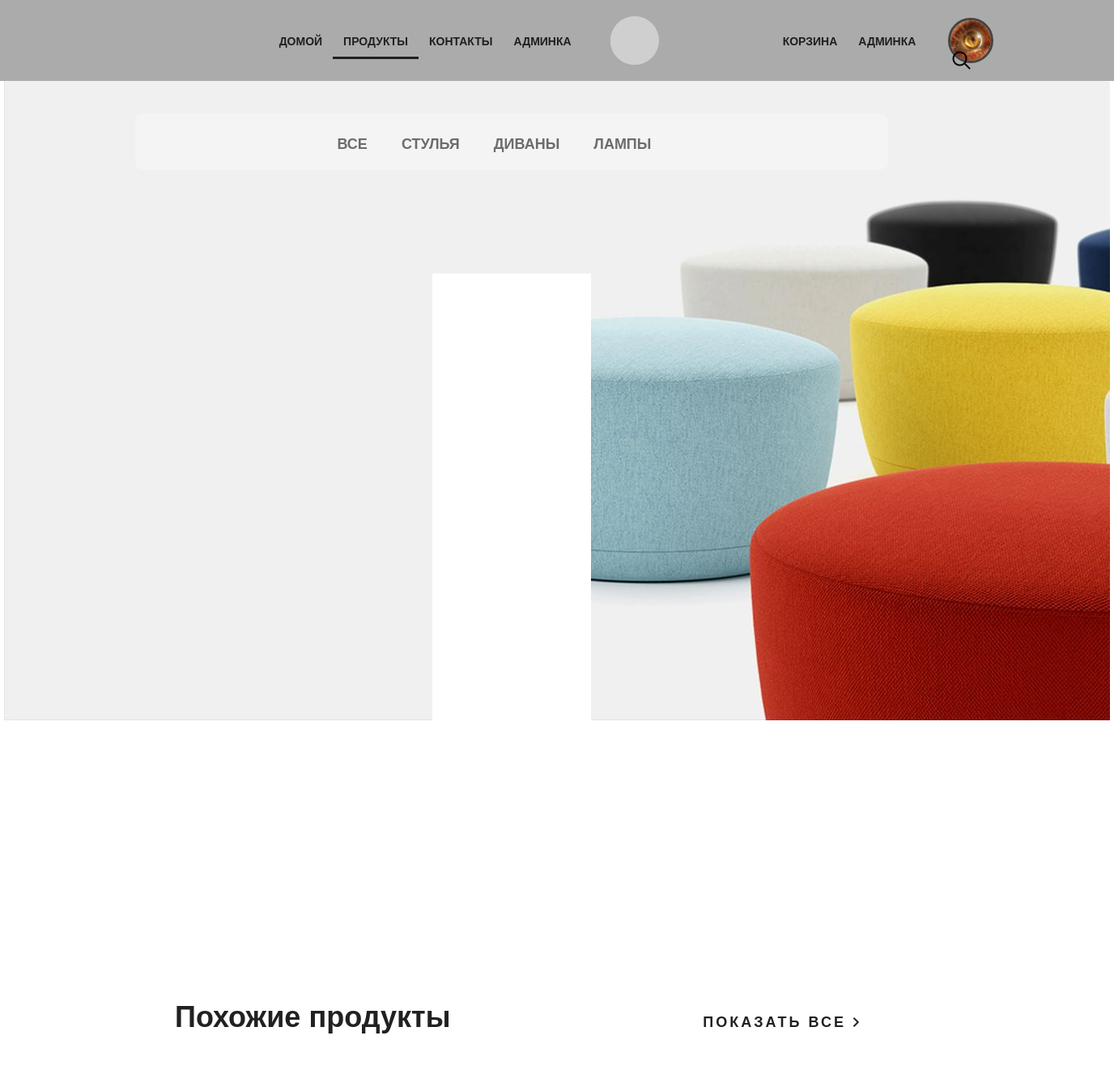
The page /products/ (signed in) on the database its author committed.
### authapp/models.py (models this page shows, shortened)
class User(AbstractUser):
    image = models.ImageField(upload_to='users_image', blank=True)
    age = models.PositiveIntegerField(verbose_name='возраст', default=18)
    activation_key = models.CharField(max_length=128, blank=True)
    activation_key_expires = models.DateTimeField(default=(now() + timedelta(hours=48)))

### mainapp/models.py (models this page shows, shortened)
class ProductCategory(models.Model):
    name = models.CharField(verbose_name='имя', max_length=64, unique=True)
    description = models.TextField(verbose_name='описание', blank=True)
    is_active = models.BooleanField(db_index=True, verbose_name='активна', default=True)

### mainapp/views.py (the view, shortened to what this page needs)
# urls.py: re_path(r'^products/', include('mainapp.urls', namespace='products')),
@never_cache
@cache_page(3600)
def products(request, pk=None, page=1):
    title = 'продукты'
    links_menu = get_links_menu()
    basket = get_basket(request.user)
    hot_product = get_hot_product()
    same_products = get_same_products(hot_product)
    product = Product.objects.filter(category__pk=pk).order_by('price').select_related()
    content = {
        'title': title,
        'links_menu': links_menu,
        'hot_product': hot_product,
        'same_products': same_products,
        'product': product,
    }
    return render(request, 'mainapp/products.html', content)

### mainapp/context_processors.py (called while the page is built)
def basket(request):
    basket = []
    if request.user.is_authenticated:
        basket = Basket.objects.filter(user=request.user)
    return {
        'basket': basket,
    }

### mainapp/views.py (called while the page is built)
def get_links_menu():
    if settings.LOW_CACHE:
        key = 'links_menu'
        links_menu = cache.get(key)
        if links_menu is None:
            links_menu = ProductCategory.objects.all()
            cache.set(key, links_menu)
        return links_menu
    else:
        return ProductCategory.objects.filter(is_active=True)

def get_products():
    if settings.LOW_CACHE:
        key = 'products'
        products = cache.get(key)
        if products is None:
            products = Product.objects.filter(is_active=True).select_related('category')
            cache.set(key, products)
        return products
    else:
        return Product.objects.filter(is_active=True).select_related('category')

def get_basket(user):
    if user.is_authenticated:
        return Basket.objects.filter(user=user)
    else:
        return []

def get_hot_product():
    products = get_products()
    return random.sample(list(products), 1)[0]

def get_same_products(hot_product):
    same_products = Product.objects.filter(category=hot_product.category).exclude(pk=hot_product.pk)[:3]
    return same_products

### mainapp/templates/mainapp/products.html (shortened to what this page needs)
<!DOCTYPE html>
{% extends 'mainapp/base.html' %}
{% load static %}
  {% block css %}
    <link rel="stylesheet" href="{% static 'css/style.css' %}">
    <link rel="stylesheet" href="{% static 'css/mainapp-style.css' %}">
  <link rel="stylesheet" href="{% static 'css/style-all.css' %}">
  {% endblock %}
{% block menu %}
<div class="container">
   <div class="slider">
    <div class="header clearfix log-hed">
      <ul class="menu">
        {% include 'mainapp/includes/inc_menu.html' %}
        {% if user.is_authenticated %}
        <li><a href="{% url 'basket:view' %}">корзина</a></li>
        {% if user.is_superuser %}
        <li><a href="{% url 'admin:users' %}">админка</a></li>
        {% endif %} </ul>
         <div class="cyrcle-li">
          <a class="cyc-1" href="{% url 'auth:edit' %}">
                        <img class="img-logg"
                 src="
						{% if user.image %}
						/media/{{ user.image }}
						{% endif %}"
                 style="object-fit: cover; height: 50px;width: 50px; border-radius: 100%; ">
          </a>
        </div>
        {% endif %}
      <a href="#" class="search"></a>
    </div>
       <div class="details">
    <div class="links clearfix">
      {% include 'mainapp/includes/inc_categories_menu.html' %}
    </div>
    <div class="details-products">
    </div>
  </div>
 {% endblock %}{% block content %}
  <div class="related">
    <div class="title clearfix">
      <h2>Похожие продукты</h2>
      <a class="explore" href="#">показать все <img src="/static/img/arrow.png" alt=""></a>
    </div>
  </div>
   </div>
</div>
{% endblock %}

### mainapp/templates/mainapp/includes/inc_categories_menu.html
<ul class="links-menu">
  <li>
    <a href="{% url 'products:category' 0 %}"
       class="{% if request.resolver_match.kwargs.pk == '0' %}active{% endif %}">
      все
    </a>
  </li>
  {% for link in links_menu %}
  {% if link.pk != 0 %}
  <li>
    <a href="{% url 'products:category' link.pk %}"
       class="{% if request.resolver_match.kwargs.pk|add:'0' == link.pk %} active {% endif %}">
      {{ link.name }}
    </a>
  </li>
  {% endif %}
  {% endfor %}
</ul>

### static/css/style.css (style rules this page uses)
* { margin: 0; padding: 0; }
body { font-family: 'Montserrat', sans-serif; height: 100%; }
html { top: 0; right: 0; left: 0; bottom: 0; height: 100%; }
.container { width: 1366px; margin: 0 auto; min-height: 100%; }
.slider { height: 800px; background-image: url(img/slider.jpg); padding-left: 98px; padding-right: 211px; position: relative; }
.menu { list-style-type: none; margin-top: 67px; float: right; }
.menu li { float: left; }
.menu a { color: #1f1f1f; font-size: 14px; font-weight: 700; text-align: right; text-transform: uppercase; text-decoration: none; padding: 10px 13px; }
.search { display: block; width: 23px; height: 23px; background-image: url(img/search.png); position: absolute; top: 63px; left: 1176px; }
.clearfix:after { content: ""; display: block; clear: both; }
.explore { text-transform: uppercase; color: #212121; font-size: 18px; font-weight: 700; line-height: 24px; text-align: center; float: right; margin-top: 138px; letter-spacing: 3px; text-decoration: none; }
.title { height: 152px; margin-right: 15px; }
.title h2 { float: left; margin-top: 118px; color: #212121; font-size: 36px; font-weight: 700; text-align: left; margin-left: 15px; }
.links { height: 130px; background-color: #f4f4f4; position: relative; }
.links-menu { margin: 27px auto 0px; position: absolute; }
.links-menu li { float: left; list-style-type: none; padding-right: 42px; }
.links-menu li a { text-decoration: none; color: #6c6c6c; font-size: 18px; font-weight: 700; text-transform: uppercase; }
.details-products { padding-left: 98px; padding-right: 98px; margin-top: 98px; height: 651px; }
.related { padding: 0px 98px; }
.related .title { height: 343px; margin-right: 0; }
.related .title h2 { margin-top: 245px; }
.related .title .explore { margin-top: 262px; }
.clearfix { margin: 80px; }
.details-products { background-color: white }
a { text-decoration: none; }
.menu { height: 100px; display: flex; align-items: center; justify-content: center; }
a { color: #808d8f; text-decoration: none; }
.log-hed { display: flex; position: relative; z-index: 1; align-items: center; justify-content: center; width: 930px; position: sticky; top: 0; margin-top: 0; background-color: #f4f4f4; margin: 0 auto; }
.links { border-radius: 10px; }
.links-menu { display: flex; }
.cyc-1 { width: 50px; height: 50px; border-radius: 100%; }
.img-logg { border-radius: 100%; }
.cyrcle-li { margin-left: 25px; display: flex; align-items: center; justify-content: center; width: 60px; height: 60px; border-radius: 100%; }
.log-hed { position: fixed; width: 100%; left: 0; right: 0; background-color: #ababab; }
.details { margin-top: 90px; }
.container { min-height: 0; max-height: 100%; }
.menu { margin: 0; }
.cyc-1 { border: 3px #444444 solid ; }
.links { height: 70px; }
img { image-rendering: optimizeSpeed; }

### static/css/mainapp-style.css (style rules this page uses)
.title { height: 100px; margin: 20px; }
.title { margin: 0; height: 50px; }
.links { height: 70px; margin-top: 50px; display: flex; justify-content: center; width: 930px; }
.details { display: flex; flex-direction: column; align-items: center; }
.links { margin-bottom: 30px; }

### rows shown on the page
User: image (picture)
ProductCategory: name "СТУЛЬЯ"
ProductCategory: name "ДИВАНЫ"
ProductCategory: name "ЛАМПЫ"
